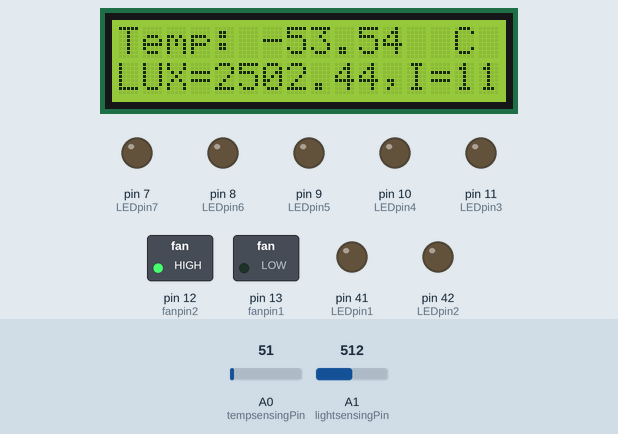
The sketch below on a simulated Arduino Mega 2560, built with avr-gcc and run on an emulated ATmega2560. On the bench: 16×2 character LCD, switched loads named in the sketch (green lamp = pin HIGH), output pins drawn as LEDs (lit = HIGH). The test bench sets the inputs (shaded band); at power-on: A1 (lightsensingPin) = 512, A0 (tempsensingPin) = 51.

Above: at 1.7 s.
1.8 s: A1 (lightsensingPin) set to 107
At 4.3 s:
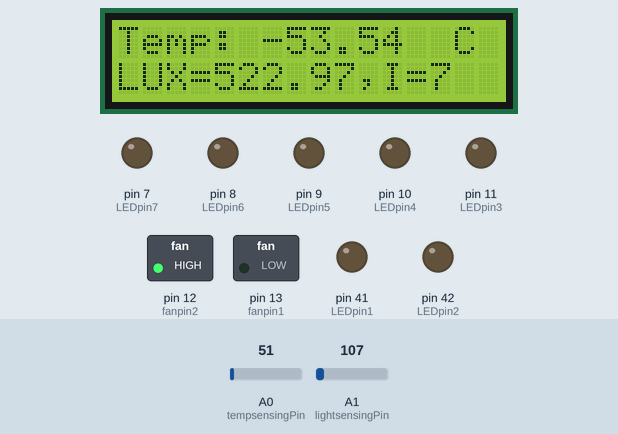
4.6 s: A1 (lightsensingPin) set to 93
At 7.4 s:
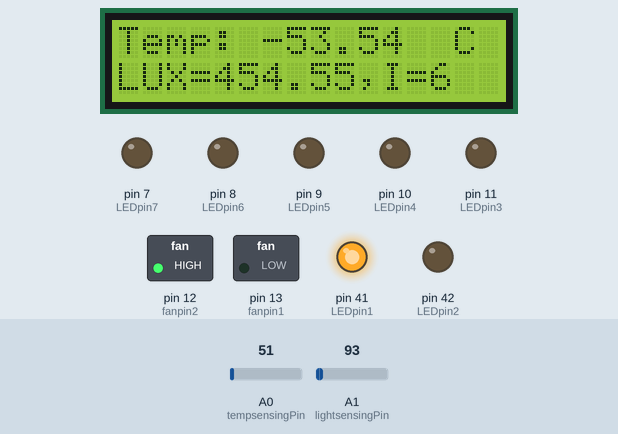
7.8 s: A1 (lightsensingPin) set to 42
At 10.4 s:
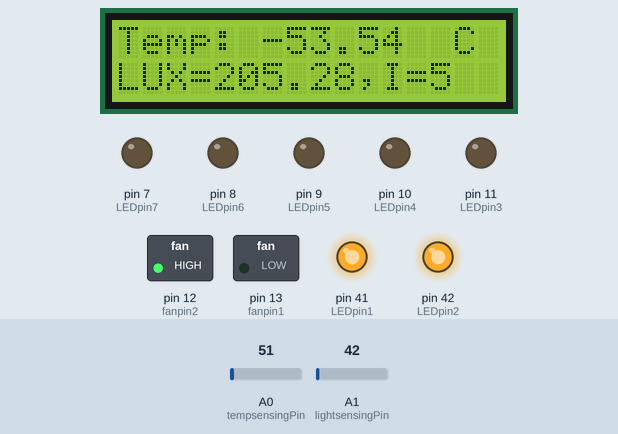
10.9 s: A1 (lightsensingPin) set to 11
At 13.5 s:
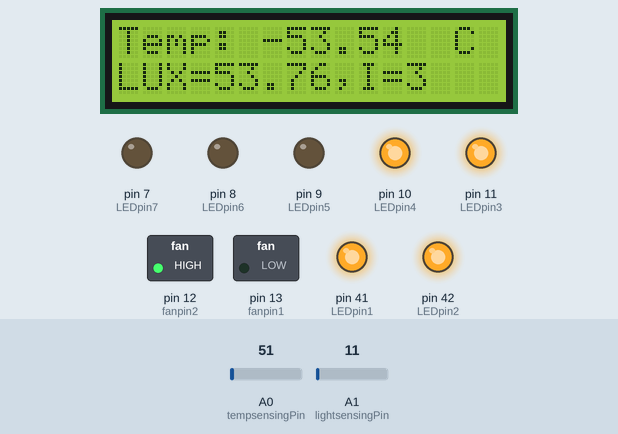
14.0 s: A0 (tempsensingPin) set to 61
At 16.4 s:
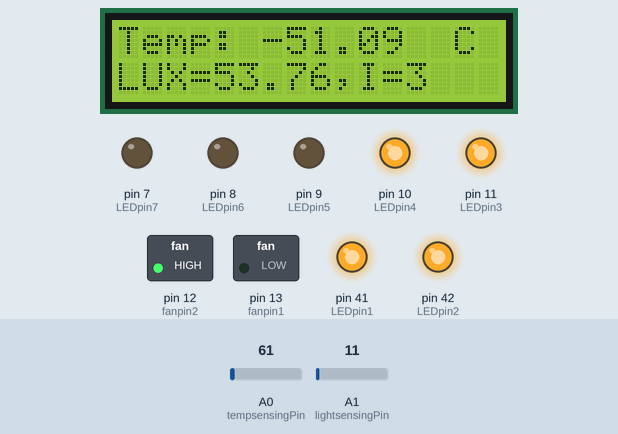
17.1 s: A1 (lightsensingPin) set to 0
At 19.3 s:
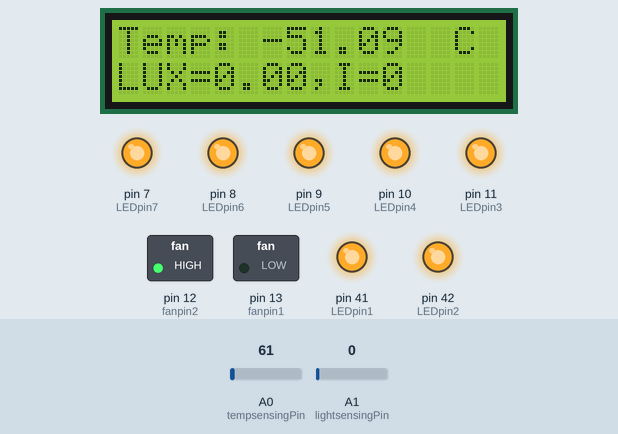
Timing chart, 0 to 20.8 s (numbered marks = the images above; inputs shaded):
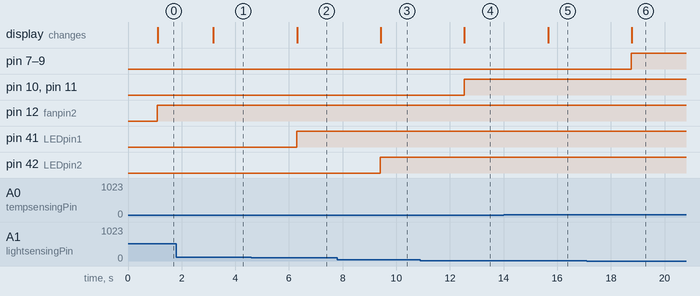

Measured:
- the behaviour switches between 103 and 102 on A1 (lightsensingPin) (found by bisection; images 1 and 2)
- after the input at 1.8 s, the display: changes after 1.4 s (image 1)
- after the input at 4.6 s, pin 41 (LEDpin1): LOW → HIGH after 1.7 s; the display: changes after 1.7 s (image 2)
- after the input at 7.8 s, pin 42 (LEDpin2): LOW → HIGH after 1.6 s; the display: changes after 1.6 s (image 3)
- after the input at 10.9 s, pin 10 (LEDpin4), pin 11 (LEDpin3): LOW → HIGH after 1.6 s; the display: changes after 1.6 s (image 4)
- after the input at 14.0 s, the display: changes after 1.7 s (image 5)
- after the input at 17.1 s, pin 7 (LEDpin7), pin 8 (LEDpin6), pin 9 (LEDpin5): LOW → HIGH after 1.7 s; the display: changes after 1.7 s (image 6)

The sketch:

Control_LEDs_and_Fans.ino
```cpp
#include <Wire.h>
#include <LiquidCrystal_I2C.h>

// By: Alex Szebrag
// NOTE: YOU WILL ALSO REQUIRED THE FOLLOWING FILE: NewliquidCrystal_1.3.4.zip for this code to work!

LiquidCrystal_I2C lcd(0x3F,2,1,0,4,5,6,7,3,POSITIVE); //ensure LCD is set properly
int tempsensingPin = 0; // pin A0 for digital temperature value (input)
int lightsensingPin = 1 ; // pin A1 for digital lighting value (input)
int digital_temp_val = 0; // variable to store the read temp value (digital) from temp sensor
int digital_lighting_val = 0; // variable to store the read light intensity value (digital) from photodiode
int fanpin1 = 13; //pin D13 - relay for cooling fan (output)
int fanpin2 = 12; //pin D12 - relay for heating fan (output)
int LEDpin1 = 41; //pin D41 - LED1 (output)
int LEDpin2 = 42; //pin D42 - LED2 (output)
int LEDpin3 = 11; //pin D11 - LED3 (output)
int LEDpin4 = 10; //pin D10 - LED4 (output)
int LEDpin5 = 9;  //pin D9  - LED5 (output)
int LEDpin6 = 8;  //pin D8  - LED6 (output)
int LEDpin7 = 7;  //pin D7  - LED7 (output)
double temperature = 0.0; //init temperature in degrees C
double analog_voltage_light_sensor = 0.0; //init analog voltage of light sensor (from the 1k resistor)
double LUX = 0.0; //init illuminance (calculated based on the fact that we know 1uA = 1LUX... 1mV = 1LUX)

//setup input/output pins and character LCD
void setup()
{
  Serial.begin(9600); // setup serial communication
  pinMode(fanpin1, OUTPUT); //put digital pin 13 as output (to relay for cooling FAN)
  pinMode(fanpin2, OUTPUT); //put digital pin 12 as output (to relay for heating FAN)
  pinMode(LEDpin1, OUTPUT); //put digital pin 41 as output (to LED1)
  pinMode(LEDpin2, OUTPUT); //put digital pin 42 as output (to LED2)
  pinMode(LEDpin3, OUTPUT); //put digital pin 11 as output (to LED3)
  pinMode(LEDpin4, OUTPUT); //put digital pin 10 as output (to LED4)
  pinMode(LEDpin5, OUTPUT); //put digital pin 9 as output (to LED5)
  pinMode(LEDpin6, OUTPUT); //put digital pin 8 as output (to LED6)
  pinMode(LEDpin7, OUTPUT); //put digital pin 7 as output (to LED7)
  pinMode(tempsensingPin, INPUT); //put analog pin 0 as input (from temperature sensor)
  pinMode(lightsensingPin, INPUT); //put analog pin 1 as input (from light sensor)
  lcd.begin(16,2); //start the LCD
  lcd.backlight(); //turn on LCD screen backlight

}

//data processing, logic control, LCD output
void loop()
{
  digital_temp_val = analogRead(tempsensingPin); // read the input pin, ADC on temp sensor value done here
  digital_lighting_val = analogRead(lightsensingPin); // read the input pin, ADC on light sensor value done here

  temperature = (digital_temp_val - 270.072)/(4.092); //temperature = (digital code - digital code offset at 0 degrees C )/ (digital code/1 degree celcius)
  analog_voltage_light_sensor = (0.004887585) * (digital_lighting_val); //analog voltage and digital code relationship -> V = (5/1023) * digital code
  LUX = 4.88758553*digital_lighting_val ; //LUX digital code relationship

  //for debugging (commented out):
  /*
  Serial.println("The temperature sensor values are: ");
  Serial.println(digital_temp_val);             // debug temperature digital value
  Serial.println(temperature); //debug actual temperature in degrees C
  Serial.println("The light sensor values are: ");
  Serial.println(digital_lighting_val);
  Serial.println(analog_voltage_light_sensor); // debug analog voltage of light sensor
  Serial.println(LUX); //debug LUX value of sensor
  */

  delay (1000); //add a delay (1s) between each subsequent LCD outputs
  lcd.clear();
  lcd.print("Temp:         C  ");
  lcd.setCursor(6, 0);
  lcd.print(temperature); //print temp in degrees C on character LCD (1st line)

  //other temperature values (digital = temp): 344 = 18, 348 = 19, 352 = 20, 357 = 21, 361 = 22, 369 = 24, 377 = 26, 381 = 27  , 372 = old = 24.91, 365 = 23


  //temperature logic control:

  if(digital_temp_val >= 372) //temp >= 25 degrees C
  {
      digitalWrite(fanpin1,HIGH); //turn cooling fan on
      digitalWrite(fanpin2,LOW); //turn heating fan off
  }

  if (digital_temp_val <= 365) // temp <= 23 degrees C
  {
    digitalWrite(fanpin1,LOW); //turn cooling fan off
    digitalWrite(fanpin2,HIGH); //turn heating fan on
  }


  //LED/lighting control/logic:

  //init all LEDs to off
  digitalWrite(LEDpin7,LOW);
  digitalWrite(LEDpin6,LOW);
  digitalWrite(LEDpin5,LOW);
  digitalWrite(LEDpin4,LOW);
  digitalWrite(LEDpin3,LOW);
  digitalWrite(LEDpin2,LOW);
  digitalWrite(LEDpin1,LOW);

  //light intensity = LUX = digital code relationship:
  // 0 = LUX<10 = 0<= digital code < 3 (7 LEDs on)
  // 1 = 10<=LUX<20 = 3<= digital code < 5 (6 LEDs on)
  // 2 = 20<=LUX<50 = 5<= digital code < 11 (5 LEDs on)
  // 3 = 50<=LUX<100 = 11<= digital code < 21 (4 LEDs on)
  // 4 = 100<=LUX<150 = 21<= digital code < 31 (3 LEDs on)
  // 5 = 150<=LUX<250 = 31<= digital code < 52 (2 LEDs on)
  // 6 = 250<=LUX<500 = 52<= digital code < 103 (1 LED on)
  // 7 = 500<=LUX<750 = 103<= digital code < 154 (0 LEDs on) TARGET LEVEL
  // 8 = 750<=LUX<1000 = 154<= digital code < 205 (0 LEDs on)
  // 9 = 1000<=LUX<1500 = 205<= digital code < 307 (0 LEDs on)
  // 10 = 1500<=LUX<2000 = 307<= digital code < 410 (0 LEDs on)
  // 11 = 2000<=LUX<5000 = 410<= digital code < 1023 (0 LEDs on)
  // 7 = 5000 LUX = digital code 1023 (0 LEDs on)


  //case in which at least 1 LED needs to be turned on (intensity <=6)
  if(digital_lighting_val<103)
  {
    //intensity = 6
    if(digital_lighting_val>=52)
    {
      digitalWrite(LEDpin1,HIGH);
    }

    //intesnity = 5
    if(digital_lighting_val >=31 && digital_lighting_val < 52)
    {
      digitalWrite(LEDpin2,HIGH);
      digitalWrite(LEDpin1,HIGH);
    }

    //intensity > 5
    else
    {
      digitalWrite(LEDpin2,LOW);
    }

    //intensity = 4
    if(digital_lighting_val >=21 && digital_lighting_val < 31)
    {
      digitalWrite(LEDpin3,HIGH);
      digitalWrite(LEDpin2,HIGH);
      digitalWrite(LEDpin1,HIGH);
    }

    //intensity > 4
    else
    {
      digitalWrite(LEDpin3,LOW);
    }

    //intensity = 3
    if(digital_lighting_val >= 11 && digital_lighting_val < 21)
    {
      digitalWrite(LEDpin4,HIGH);
      digitalWrite(LEDpin3,HIGH);
      digitalWrite(LEDpin2,HIGH);
      digitalWrite(LEDpin1,HIGH);
    }

    //intensity > 3
    else
    {
      digitalWrite(LEDpin4,LOW);
    }

    //intensity = 2
    if(digital_lighting_val >= 5 && digital_lighting_val < 11)
    {
      digitalWrite(LEDpin5,HIGH);
      digitalWrite(LEDpin4,HIGH);
      digitalWrite(LEDpin3,HIGH);
      digitalWrite(LEDpin2,HIGH);
      digitalWrite(LEDpin1,HIGH);
    }

    //intensity >2
    else
    {
      digitalWrite(LEDpin5,LOW);
    }

    //intensity = 1
    if(digital_lighting_val >= 3 && digital_lighting_val < 5)
    {
      digitalWrite(LEDpin6,HIGH);
      digitalWrite(LEDpin5,HIGH);
      digitalWrite(LEDpin4,HIGH);
      digitalWrite(LEDpin3,HIGH);
      digitalWrite(LEDpin2,HIGH);
      digitalWrite(LEDpin1,HIGH);
    }

    //intensity >1
    else
    {
      digitalWrite(LEDpin6,LOW);
    }

    //intensity = 0
    if(digital_lighting_val >= 0 && digital_lighting_val < 3)
    {
      digitalWrite(LEDpin7,HIGH);
      digitalWrite(LEDpin6,HIGH);
      digitalWrite(LEDpin5,HIGH);
      digitalWrite(LEDpin4,HIGH);
      digitalWrite(LEDpin3,HIGH);
      digitalWrite(LEDpin2,HIGH);
      digitalWrite(LEDpin1,HIGH);
    }

    //intensity > 0
    else
    {
      digitalWrite(LEDpin7,LOW);
    }

  }

  //case in which intesnity level >=7 (no LEDs turn on)
  else
  {
    digitalWrite(LEDpin1,LOW);
  }


  //display on LCD Light stats (LUX and intensity (I))

  lcd.setCursor(0, 1); //set to 2nd col of LCD for light value stats
  lcd.print("LUX=");
  lcd.print(LUX);
  lcd.print(",I="); //intensity level (between 0 - 11)

  if(digital_lighting_val < 3 && digital_lighting_val >= 0)
    lcd.print("0"); //intensity level 0 (darkest - all lights on)
  if(digital_lighting_val < 5 && digital_lighting_val >=3)
    lcd.print("1");
  if(digital_lighting_val < 11 && digital_lighting_val >= 5)
    lcd.print("2");
  if(digital_lighting_val < 21 && digital_lighting_val >=11)
    lcd.print("3");
  if(digital_lighting_val < 31 && digital_lighting_val >=21)
    lcd.print("4");
  if(digital_lighting_val < 52 && digital_lighting_val >= 31)
    lcd.print("5");
  if(digital_lighting_val < 103 && digital_lighting_val >=52)
    lcd.print("6");
  if(digital_lighting_val < 154 && digital_lighting_val >=103)
    lcd.print("7");
  if(digital_lighting_val < 205 && digital_lighting_val >= 154)
    lcd.print("8");
  if(digital_lighting_val < 307 && digital_lighting_val >=205)
    lcd.print("9");
  if(digital_lighting_val < 410 && digital_lighting_val >=307)
    lcd.print("10");
  if(digital_lighting_val < 1023 && digital_lighting_val >= 410)
    lcd.print("11");
  if(digital_lighting_val == 1023)
    lcd.print("12");
}
```
